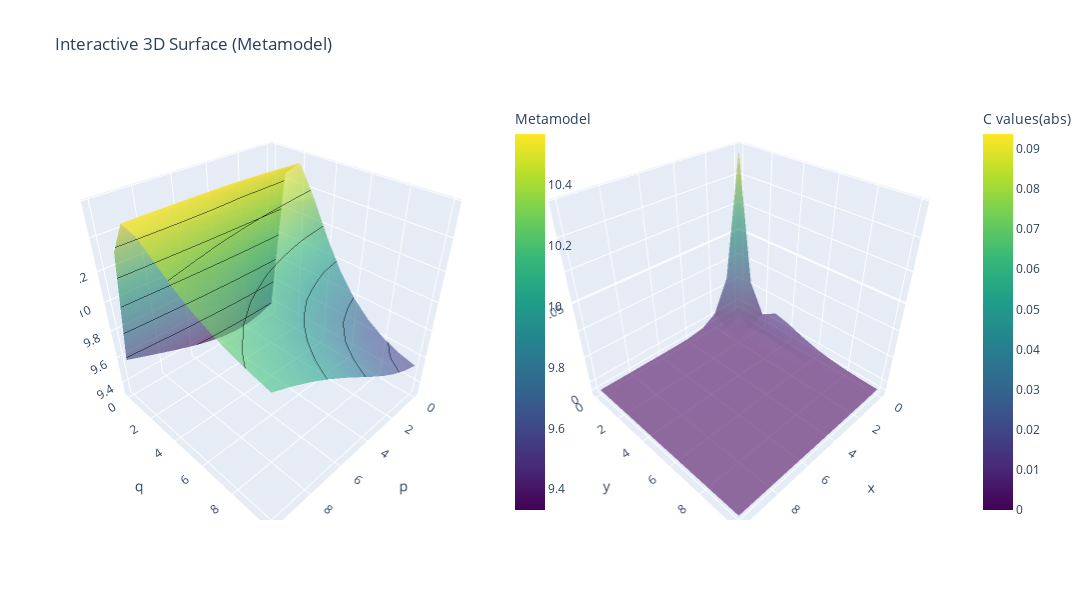

Source (notebook cell):
### Markdown cell above
## Can we do it again???

### Code cell
from plotly.subplots import make_subplots

F = 11
p = np.linspace(0, 10, F)
q = np.linspace(0, 10, F)
P,Q = np.meshgrid(p,q)

res = []
c = []
min_res_2 = 99999
p_opt_2 = 0
q_opt_2 = 0
c_opt_2 = 0
z_local = z - new_func(scaled[:,0],scaled[:,1])
print(np.sqrt(np.sum(np.pow(z_local, 2))/len(z)))
for x,y in zip(P.flatten(),Q.flatten()):

  pow = np.pow(scaled, [x*l,y*l])
  func  = pow[:,0]*pow[:,1]*T_x*c2
  C_optimal = np.sum(z_local*func)/np.sum(np.pow(func,2))
  #print(C_optimal)

  residual = np.sqrt(np.sum(np.pow(z_local-func*C_optimal,2))/len(z_local))

  if residual < min_res_2:
    min_res_2 = residual
    p_opt_2, q_opt_2  = x,y
    c_opt_2 = C_optimal

  res.append(residual)
  c.append(C_optimal)
print(f'C_optimal is {c_opt_2}')
print(f'q_optimal is {q_opt_2}')
print(f'p_optimal is {p_opt_2}')
print(f'The RMSE for the optimum is {min_res_2}')
print(f'improvement from previous metamodel is {100-100*min_res_2/min_res} %')


c = np.abs(np.array(c).reshape((F,F)))
r = np.array(res).reshape((F,F))

fig = make_subplots(
    rows=1, cols=2,
    specs=[[{'type': 'surface'}, {'type': 'surface'}]])
fig.add_trace(go.Surface(x=P, y=Q, z=r,
                         colorscale='Viridis', opacity=0.6,
                         name='Real Model Surface',
                         contours = {
                                    "z": {"show": True, "color": "black", "width": 2}},
                         colorbar=dict(title='Metamodel', x=0.5) ), row = 1, col = 1) # move further right))
fig.add_trace(go.Surface(x=P, y=Q, z=c,
                         colorscale='Viridis', opacity=0.6,
                         name='Absolute values of C',

                         colorbar=dict(title='C values(abs)', x=1.05) ), row = 1, col = 2) # move further right))

fig.update_layout(
    title='Interactive 3D Surface (Metamodel)',
    scene=dict(
        xaxis_title='p',
        yaxis_title='q',
        zaxis_title='res',
    ),
    width=1600,
    height=600
)

fig.show()
